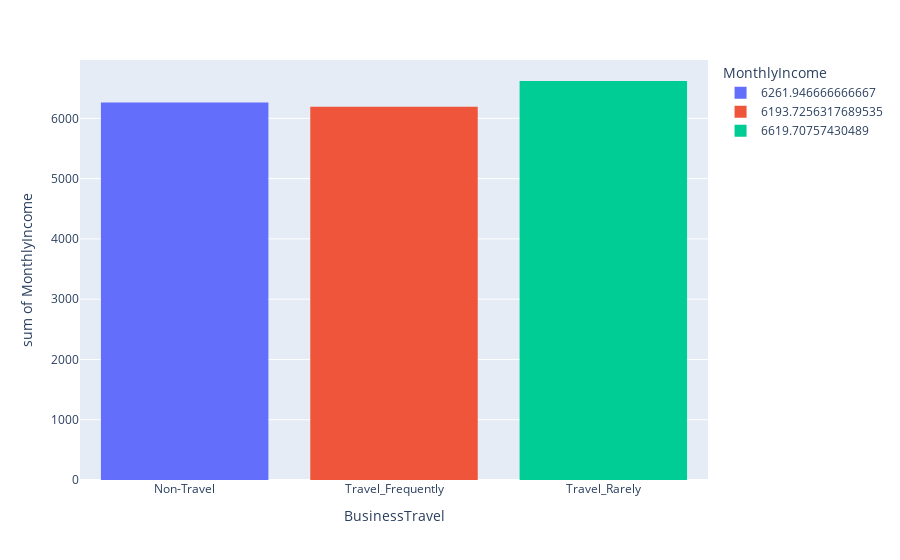

Notebook code cell kept with this figure:
### Markdown cell above
14. Does the monthly income depend on the employee's frequency of travel?

### Code cell
display(df.head(1))

dfComp = df[['BusinessTravel', 'MonthlyIncome']]

dfComp = (dfComp.groupby('BusinessTravel').mean().reset_index())
fig = px.histogram(dfComp, x="BusinessTravel", y="MonthlyIncome", color='MonthlyIncome')

fig.show()
print("Le graphique montre une legere correlation entre la frequence de voyage et le salaire moyen. Cepednant la correlation n'est pas tres significative")

### Figure 1 — Plotly figure (JSON) as saved in the notebook; plotly's stock layout.template omitted (floating-point values rounded to 4 significant figures)
{"data": [{"alignmentgroup": "True", "bingroup": "x", "histfunc": "sum", "hovertemplate": "MonthlyIncome=6261.946666666667<br>BusinessTravel=%{x}<br>sum of MonthlyIncome=%{y}<extra></extra>", "legendgroup": "6261.946666666667", "marker": {"color": "#636efa", "pattern": {"shape": ""}}, "name": "6261.946666666667", "offsetgroup": "6261.946666666667", "orientation": "v", "showlegend": true, "type": "histogram", "x": ["Non-Travel"], "xaxis": "x", "y": [6262.0], "yaxis": "y"}, {"alignmentgroup": "True", "bingroup": "x", "histfunc": "sum", "hovertemplate": "MonthlyIncome=6193.7256317689535<br>BusinessTravel=%{x}<br>sum of MonthlyIncome=%{y}<extra></extra>", "legendgroup": "6193.7256317689535", "marker": {"color": "#EF553B", "pattern": {"shape": ""}}, "name": "6193.7256317689535", "offsetgroup": "6193.7256317689535", "orientation": "v", "showlegend": true, "type": "histogram", "x": ["Travel_Frequently"], "xaxis": "x", "y": [6194.0], "yaxis": "y"}, {"alignmentgroup": "True", "bingroup": "x", "histfunc": "sum", "hovertemplate": "MonthlyIncome=6619.70757430489<br>BusinessTravel=%{x}<br>sum of MonthlyIncome=%{y}<extra></extra>", "legendgroup": "6619.70757430489", "marker": {"color": "#00cc96", "pattern": {"shape": ""}}, "name": "6619.70757430489", "offsetgroup": "6619.70757430489", "orientation": "v", "showlegend": true, "type": "histogram", "x": ["Travel_Rarely"], "xaxis": "x", "y": [6620.0], "yaxis": "y"}], "layout": {"barmode": "relative", "legend": {"title": {"text": "MonthlyIncome"}, "tracegroupgap": 0}, "margin": {"t": 60}, "xaxis": {"anchor": "y", "domain": [0, 1], "title": {"text": "BusinessTravel"}}, "yaxis": {"anchor": "x", "categoryarray": [6620.0, 6194.0, 6262.0], "categoryorder": "array", "domain": [0, 1], "title": {"text": "sum of MonthlyIncome"}}}}
